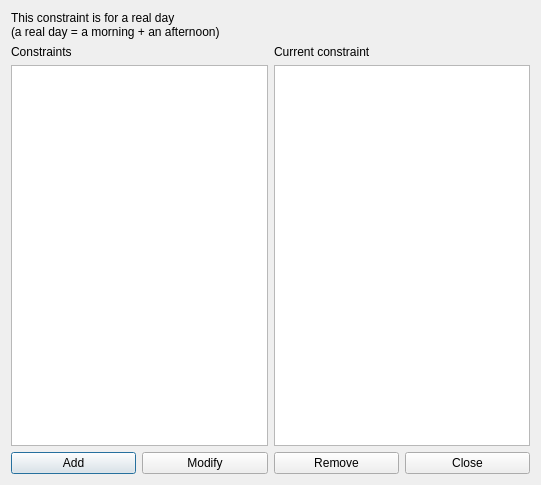
<?xml version="1.0" encoding="UTF-8"?>
<ui version="4.0">
 <class>ConstraintTeachersMaxRealDaysPerWeekForm_template</class>
 <widget class="QDialog" name="ConstraintTeachersMaxRealDaysPerWeekForm_template">
  <property name="geometry">
   <rect>
    <x>0</x>
    <y>0</y>
    <width>541</width>
    <height>485</height>
   </rect>
  </property>
  <property name="windowTitle">
   <string extracomment="This is the title of the dialog in which you see the list of all constraints of this type">Constraints teachers max real days per week</string>
  </property>
  <layout class="QGridLayout" name="gridLayout">
   <item row="0" column="0" colspan="2">
    <widget class="QLabel" name="label">
     <property name="text">
      <string>This constraint is for a real day
(a real day = a morning + an afternoon)</string>
     </property>
    </widget>
   </item>
   <item row="1" column="0">
    <layout class="QVBoxLayout" name="verticalLayout">
     <item>
      <widget class="QLabel" name="constraintsTextLabel">
       <property name="frameShape">
        <enum>QFrame::NoFrame</enum>
       </property>
       <property name="frameShadow">
        <enum>QFrame::Plain</enum>
       </property>
       <property name="text">
        <string>Constraints</string>
       </property>
       <property name="wordWrap">
        <bool>false</bool>
       </property>
      </widget>
     </item>
     <item>
      <widget class="QListWidget" name="constraintsListWidget"/>
     </item>
    </layout>
   </item>
   <item row="1" column="1">
    <layout class="QVBoxLayout" name="verticalLayout_2">
     <item>
      <widget class="QLabel" name="currentConstraintTextLabel">
       <property name="text">
        <string>Current constraint</string>
       </property>
       <property name="wordWrap">
        <bool>false</bool>
       </property>
      </widget>
     </item>
     <item>
      <widget class="QPlainTextEdit" name="currentConstraintTextEdit"/>
     </item>
    </layout>
   </item>
   <item row="2" column="0" colspan="2">
    <layout class="QHBoxLayout" name="horizontalLayout">
     <item>
      <widget class="QPushButton" name="addConstraintPushButton">
       <property name="text">
        <string>Add</string>
       </property>
      </widget>
     </item>
     <item>
      <widget class="QPushButton" name="modifyConstraintPushButton">
       <property name="text">
        <string>Modify</string>
       </property>
      </widget>
     </item>
     <item>
      <widget class="QPushButton" name="removeConstraintPushButton">
       <property name="text">
        <string>Remove</string>
       </property>
      </widget>
     </item>
     <item>
      <widget class="QPushButton" name="closePushButton">
       <property name="text">
        <string>Close</string>
       </property>
      </widget>
     </item>
    </layout>
   </item>
  </layout>
 </widget>
 <layoutdefault spacing="6" margin="11"/>
 <resources/>
 <connections/>
</ui>
